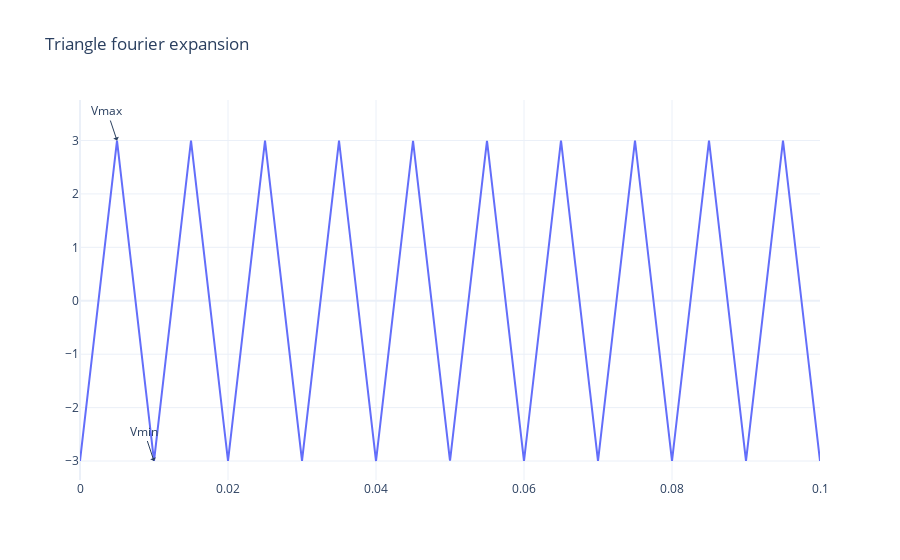

Notebook code cell kept with this figure:
### Code cell
x = np.linspace(0,0.1,10000)


V_max = 3 #V
V_min = -3 #V
T = 0.01 #s
f = 1/T #Hz

u = np.ones(10000)*(V_max +V_min)/2

for i in range(1,1000):
    u -= 4*(V_max-V_min)*np.cos((2*i-1)*2*np.pi*f*x)/(np.pi*(2*i-1))**2 

fig = go.Figure(data=go.Scatter(x=x,y=u,name="Triangle Function"))
#fig = px.line(x=x,y=u,template="plotly_white")
fig.add_annotation(
            x=0.005,
            y=3,
            text="Vmax",
            arrowhead=1)
fig.add_annotation(
            x=0.01,
            y=-3,
            text="Vmin",
            arrowhead=1)

fig.update_layout(title={'text': 'Triangle fourier expansion'})
fig.show(rendered="jupyterlab")
    
plt.plot(x,u)
plt.show()

### Figure 1 — Plotly figure (JSON) as saved in the notebook; plotly's stock layout.template omitted (floating-point values rounded to 4 significant figures; data arrays with more than 128 entries replaced by an {"elided": "..."} marker saying what was removed)
{"data": [{"name": "Triangle Function", "type": "scatter", "x": {"elided": "10000 float values"}, "y": {"elided": "10000 float values"}}], "layout": {"annotations": [{"arrowhead": 1, "text": "Vmax", "x": 0.005, "y": 3}, {"arrowhead": 1, "text": "Vmin", "x": 0.01, "y": -3}], "autosize": true, "title": {"text": "Triangle fourier expansion"}, "xaxis": {"autorange": true, "range": [0, 0.1], "type": "linear"}, "yaxis": {"autorange": true, "range": [-3.374, 4.125], "type": "linear"}}}
